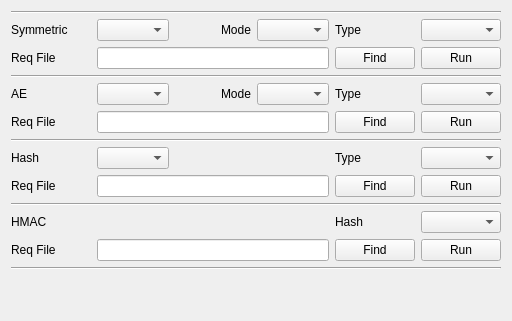
     <widget class="QWidget" name="tab">
      <attribute name="title">
       <string>Symmetric Hash</string>
      </attribute>
      <layout class="QVBoxLayout" name="verticalLayout">
       <item>
        <widget class="Line" name="line_14">
         <property name="maximumSize">
          <size>
           <width>16777215</width>
           <height>2</height>
          </size>
         </property>
         <property name="orientation">
          <enum>Qt::Horizontal</enum>
         </property>
        </widget>
       </item>
       <item>
        <layout class="QGridLayout" name="gridLayout_3">
         <item row="0" column="5">
          <widget class="QLabel" name="label_4">
           <property name="minimumSize">
            <size>
             <width>80</width>
             <height>0</height>
            </size>
           </property>
           <property name="text">
            <string>Type</string>
           </property>
          </widget>
         </item>
         <item row="1" column="5">
          <widget class="QPushButton" name="mSymFindBtn">
           <property name="text">
            <string>Find</string>
           </property>
          </widget>
         </item>
         <item row="0" column="4">
          <widget class="QComboBox" name="mSymModeCombo"/>
         </item>
         <item row="0" column="1">
          <widget class="QComboBox" name="mSymAlgCombo"/>
         </item>
         <item row="0" column="3">
          <widget class="QLabel" name="label_3">
           <property name="text">
            <string>Mode</string>
           </property>
          </widget>
         </item>
         <item row="1" column="6">
          <widget class="QPushButton" name="mSymRunBtn">
           <property name="text">
            <string>Run</string>
           </property>
          </widget>
         </item>
         <item row="1" column="1" colspan="4">
          <widget class="QLineEdit" name="mSymReqFileText"/>
         </item>
         <item row="0" column="6">
          <widget class="QComboBox" name="mSymTypeCombo">
           <property name="minimumSize">
            <size>
             <width>80</width>
             <height>0</height>
            </size>
           </property>
          </widget>
         </item>
         <item row="1" column="0">
          <widget class="QLabel" name="label_5">
           <property name="text">
            <string>Req File</string>
           </property>
          </widget>
         </item>
         <item row="0" column="2">
          <spacer name="horizontalSpacer">
           <property name="orientation">
            <enum>Qt::Horizontal</enum>
           </property>
           <property name="sizeHint" stdset="0">
            <size>
             <width>40</width>
             <height>20</height>
            </size>
           </property>
          </spacer>
         </item>
         <item row="0" column="0">
          <widget class="QLabel" name="label">
           <property name="minimumSize">
            <size>
             <width>80</width>
             <height>0</height>
            </size>
           </property>
           <property name="text">
            <string>Symmetric</string>
           </property>
          </widget>
         </item>
        </layout>
       </item>
       <item>
        <widget class="Line" name="line">
         <property name="maximumSize">
          <size>
           <width>16777215</width>
           <height>2</height>
          </size>
         </property>
         <property name="orientation">
          <enum>Qt::Horizontal</enum>
         </property>
        </widget>
       </item>
       <item>
        <layout class="QGridLayout" name="gridLayout_2">
         <item row="0" column="6">
          <widget class="QComboBox" name="mAETypeCombo"/>
         </item>
         <item row="0" column="3">
          <widget class="QLabel" name="label_48">
           <property name="text">
            <string>Mode</string>
           </property>
          </widget>
         </item>
         <item row="1" column="6">
          <widget class="QPushButton" name="mAERunBtn">
           <property name="text">
            <string>Run</string>
           </property>
          </widget>
         </item>
         <item row="0" column="1">
          <widget class="QComboBox" name="mAEAlgCombo"/>
         </item>
         <item row="0" column="5">
          <widget class="QLabel" name="label_46">
           <property name="minimumSize">
            <size>
             <width>80</width>
             <height>0</height>
            </size>
           </property>
           <property name="text">
            <string>Type</string>
           </property>
          </widget>
         </item>
         <item row="0" column="2">
          <spacer name="horizontalSpacer_12">
           <property name="orientation">
            <enum>Qt::Horizontal</enum>
           </property>
           <property name="sizeHint" stdset="0">
            <size>
             <width>40</width>
             <height>20</height>
            </size>
           </property>
          </spacer>
         </item>
         <item row="1" column="5">
          <widget class="QPushButton" name="mAEFindBtn">
           <property name="text">
            <string>Find</string>
           </property>
          </widget>
         </item>
         <item row="1" column="0">
          <widget class="QLabel" name="label_47">
           <property name="text">
            <string>Req File</string>
           </property>
          </widget>
         </item>
         <item row="0" column="4">
          <widget class="QComboBox" name="mAEModeCombo"/>
         </item>
         <item row="1" column="1" colspan="4">
          <widget class="QLineEdit" name="mAEReqFileText"/>
         </item>
         <item row="0" column="0">
          <widget class="QLabel" name="label_44">
           <property name="minimumSize">
            <size>
             <width>80</width>
             <height>0</height>
            </size>
           </property>
           <property name="text">
            <string>AE</string>
           </property>
          </widget>
         </item>
        </layout>
       </item>
       <item>
        <widget class="Line" name="line_9">
         <property name="maximumSize">
          <size>
           <width>16777215</width>
           <height>2</height>
          </size>
         </property>
         <property name="orientation">
          <enum>Qt::Horizontal</enum>
         </property>
        </widget>
       </item>
       <item>
        <layout class="QGridLayout" name="gridLayout_4">
         <item row="1" column="3">
          <widget class="QPushButton" name="mHashFindBtn">
           <property name="text">
            <string>Find</string>
           </property>
          </widget>
         </item>
         <item row="1" column="0">
          <widget class="QLabel" name="label_9">
           <property name="text">
            <string>Req File</string>
           </property>
          </widget>
         </item>
         <item row="0" column="1">
          <widget class="QComboBox" name="mHashAlgCombo"/>
         </item>
         <item row="1" column="4">
          <widget class="QPushButton" name="mHashRunBtn">
           <property name="text">
            <string>Run</string>
           </property>
          </widget>
         </item>
         <item row="0" column="4">
          <widget class="QComboBox" name="mHashTypeCombo"/>
         </item>
         <item row="1" column="1" colspan="2">
          <widget class="QLineEdit" name="mHashReqFileText"/>
         </item>
         <item row="0" column="2">
          <spacer name="horizontalSpacer_2">
           <property name="orientation">
            <enum>Qt::Horizontal</enum>
           </property>
           <property name="sizeHint" stdset="0">
            <size>
             <width>40</width>
             <height>20</height>
            </size>
           </property>
          </spacer>
         </item>
         <item row="0" column="3">
          <widget class="QLabel" name="label_8">
           <property name="minimumSize">
            <size>
             <width>80</width>
             <height>0</height>
            </size>
           </property>
           <property name="text">
            <string>Type</string>
           </property>
          </widget>
         </item>
         <item row="0" column="0">
          <widget class="QLabel" name="label_6">
           <property name="minimumSize">
            <size>
             <width>80</width>
             <height>0</height>
            </size>
           </property>
           <property name="text">
            <string>Hash</string>
           </property>
          </widget>
         </item>
        </layout>
       </item>
       <item>
        <widget class="Line" name="line_2">
         <property name="maximumSize">
          <size>
           <width>16777215</width>
           <height>2</height>
          </size>
         </property>
         <property name="orientation">
          <enum>Qt::Horizontal</enum>
         </property>
        </widget>
       </item>
       <item>
        <layout class="QGridLayout" name="gridLayout_5">
         <item row="0" column="3">
          <widget class="QComboBox" name="mHMACHashCombo"/>
         </item>
         <item row="0" column="1">
          <spacer name="horizontalSpacer_3">
           <property name="orientation">
            <enum>Qt::Horizontal</enum>
           </property>
           <property name="sizeHint" stdset="0">
            <size>
             <width>40</width>
             <height>20</height>
            </size>
           </property>
          </spacer>
         </item>
         <item row="0" column="2">
          <widget class="QLabel" name="label_12">
           <property name="minimumSize">
            <size>
             <width>80</width>
             <height>0</height>
            </size>
           </property>
           <property name="text">
            <string>Hash</string>
           </property>
          </widget>
         </item>
         <item row="1" column="0">
          <widget class="QLabel" name="label_13">
           <property name="text">
            <string>Req File</string>
           </property>
          </widget>
         </item>
         <item row="1" column="1">
          <widget class="QLineEdit" name="mHMACReqFileText"/>
         </item>
         <item row="1" column="2">
          <widget class="QPushButton" name="mHMACFindBtn">
           <property name="text">
            <string>Find</string>
           </property>
          </widget>
         </item>
         <item row="1" column="3">
          <widget class="QPushButton" name="mHMACRunBtn">
           <property name="text">
            <string>Run</string>
           </property>
          </widget>
         </item>
         <item row="0" column="0">
          <widget class="QLabel" name="label_10">
           <property name="minimumSize">
            <size>
             <width>80</width>
             <height>0</height>
            </size>
           </property>
           <property name="text">
            <string>HMAC</string>
           </property>
          </widget>
         </item>
        </layout>
       </item>
       <item>
        <widget class="Line" name="line_15">
         <property name="orientation">
          <enum>Qt::Horizontal</enum>
         </property>
        </widget>
       </item>
       <item>
        <spacer name="verticalSpacer_2">
         <property name="orientation">
          <enum>Qt::Vertical</enum>
         </property>
         <property name="sizeHint" stdset="0">
          <size>
           <width>20</width>
           <height>40</height>
          </size>
         </property>
        </spacer>
       </item>
      </layout>
     </widget>
